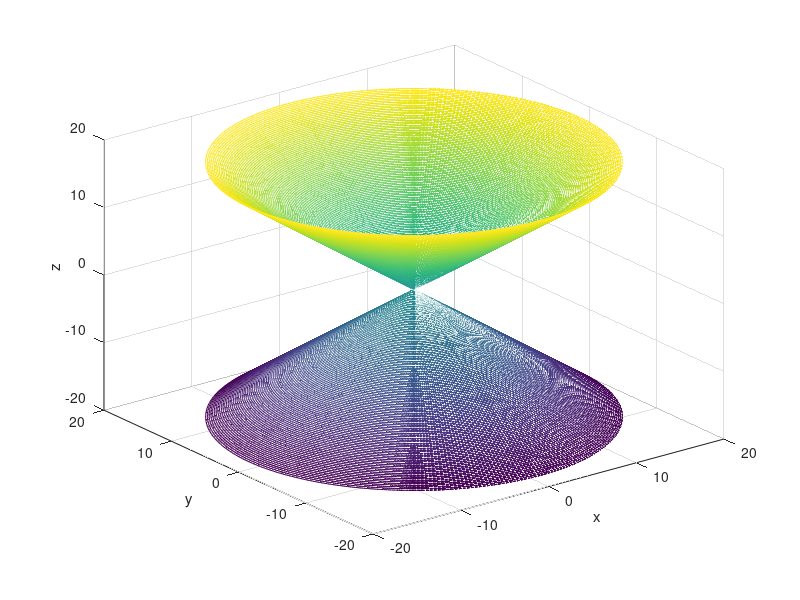

Here is the MATLAB script that generated this plot:
b =(-20:0.02:20)';
r = -6*pi:0.05*pi:pi*6;
X =r.*cos(b);
Y =r.*sin(b);
Z =r.*ones(size(b));
figure
mesh(X,Y,Z);
xlabel('x'); 
ylabel('y'); 
zlabel('z')
